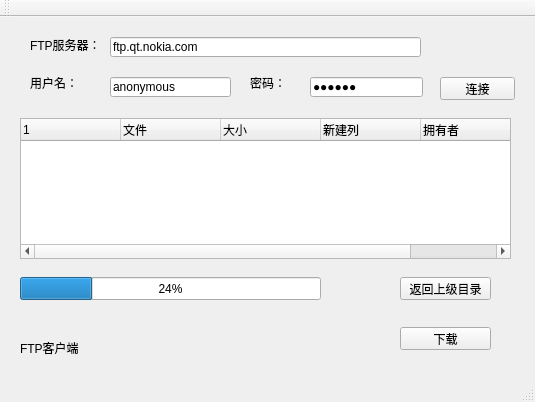
<?xml version="1.0" encoding="UTF-8"?>
<ui version="4.0">
 <class>MainWindow</class>
 <widget class="QMainWindow" name="MainWindow">
  <property name="geometry">
   <rect>
    <x>0</x>
    <y>0</y>
    <width>535</width>
    <height>402</height>
   </rect>
  </property>
  <property name="windowTitle">
   <string>MainWindow</string>
  </property>
  <widget class="QWidget" name="centralWidget">
   <widget class="QLabel" name="label">
    <property name="geometry">
     <rect>
      <x>20</x>
      <y>320</y>
      <width>101</width>
      <height>21</height>
     </rect>
    </property>
    <property name="text">
     <string>FTP客户端</string>
    </property>
   </widget>
   <widget class="QPushButton" name="connectButton">
    <property name="geometry">
     <rect>
      <x>440</x>
      <y>60</y>
      <width>75</width>
      <height>23</height>
     </rect>
    </property>
    <property name="text">
     <string>连接</string>
    </property>
   </widget>
   <widget class="QTreeWidget" name="fileList">
    <property name="geometry">
     <rect>
      <x>20</x>
      <y>101</y>
      <width>491</width>
      <height>141</height>
     </rect>
    </property>
    <column>
     <property name="text">
      <string>1</string>
     </property>
    </column>
    <column>
     <property name="text">
      <string>文件</string>
     </property>
    </column>
    <column>
     <property name="text">
      <string>大小</string>
     </property>
    </column>
    <column>
     <property name="text">
      <string>新建列</string>
     </property>
    </column>
    <column>
     <property name="text">
      <string>拥有者</string>
     </property>
    </column>
    <column>
     <property name="text">
      <string>修改日期</string>
     </property>
    </column>
   </widget>
   <widget class="QProgressBar" name="progressBar">
    <property name="geometry">
     <rect>
      <x>20</x>
      <y>260</y>
      <width>301</width>
      <height>23</height>
     </rect>
    </property>
    <property name="value">
     <number>24</number>
    </property>
   </widget>
   <widget class="QLabel" name="label_2">
    <property name="geometry">
     <rect>
      <x>30</x>
      <y>20</y>
      <width>71</width>
      <height>16</height>
     </rect>
    </property>
    <property name="text">
     <string>FTP服务器：</string>
    </property>
   </widget>
   <widget class="QLineEdit" name="ftpServerLineEdit">
    <property name="geometry">
     <rect>
      <x>110</x>
      <y>20</y>
      <width>311</width>
      <height>20</height>
     </rect>
    </property>
    <property name="text">
     <string>ftp.qt.nokia.com</string>
    </property>
   </widget>
   <widget class="QLabel" name="label_3">
    <property name="geometry">
     <rect>
      <x>30</x>
      <y>60</y>
      <width>54</width>
      <height>12</height>
     </rect>
    </property>
    <property name="text">
     <string>用户名：</string>
    </property>
   </widget>
   <widget class="QLineEdit" name="userNameLineEdit">
    <property name="geometry">
     <rect>
      <x>110</x>
      <y>60</y>
      <width>121</width>
      <height>20</height>
     </rect>
    </property>
    <property name="toolTip">
     <string>默认用户名请使用：anonymous,此时密码任意</string>
    </property>
    <property name="text">
     <string>anonymous</string>
    </property>
   </widget>
   <widget class="QLabel" name="label_4">
    <property name="geometry">
     <rect>
      <x>250</x>
      <y>60</y>
      <width>54</width>
      <height>12</height>
     </rect>
    </property>
    <property name="text">
     <string>密码：</string>
    </property>
   </widget>
   <widget class="QLineEdit" name="passWordLineEdit">
    <property name="geometry">
     <rect>
      <x>310</x>
      <y>60</y>
      <width>113</width>
      <height>20</height>
     </rect>
    </property>
    <property name="text">
     <string>123456</string>
    </property>
    <property name="echoMode">
     <enum>QLineEdit::Password</enum>
    </property>
   </widget>
   <widget class="QPushButton" name="cdToParentButton">
    <property name="geometry">
     <rect>
      <x>400</x>
      <y>260</y>
      <width>91</width>
      <height>23</height>
     </rect>
    </property>
    <property name="text">
     <string>返回上级目录</string>
    </property>
   </widget>
   <widget class="QPushButton" name="downloadButton">
    <property name="geometry">
     <rect>
      <x>400</x>
      <y>310</y>
      <width>91</width>
      <height>23</height>
     </rect>
    </property>
    <property name="text">
     <string>下载</string>
    </property>
   </widget>
  </widget>
  <widget class="QMenuBar" name="menuBar">
   <property name="geometry">
    <rect>
     <x>0</x>
     <y>0</y>
     <width>535</width>
     <height>23</height>
    </rect>
   </property>
  </widget>
  <widget class="QToolBar" name="mainToolBar">
   <attribute name="toolBarArea">
    <enum>TopToolBarArea</enum>
   </attribute>
   <attribute name="toolBarBreak">
    <bool>false</bool>
   </attribute>
  </widget>
  <widget class="QStatusBar" name="statusBar"/>
 </widget>
 <layoutdefault spacing="6" margin="11"/>
 <resources/>
 <connections/>
</ui>
